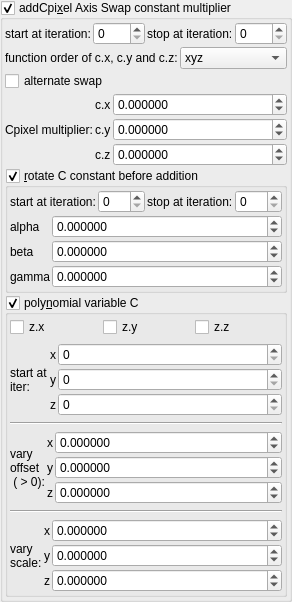
    <widget class="MyGroupBox" name="groupCheck_transf_addCpixel_enabled_false">
     <property name="toolTip">
      <string>&lt;html&gt;&lt;head/&gt;&lt;body&gt;&lt;p&gt;Cpixel is CVector3 c = ( c.x, c.y, c.z). It is each original point (pixel) in 3D space where the iteration starts from, ( c = original z for each point .) It is commonly found in formula structures z = f(z) + c.&lt;/p&gt;&lt;p&gt;The Cpixel multiplier effectively scales this point &amp;quot;c&amp;quot;.&lt;/p&gt;&lt;p&gt;This transform allows the swapping of the order of the &amp;quot;CVector3 c&amp;quot; components before being multiplied by &amp;quot;CVector3 z&amp;quot; components.&lt;/p&gt;&lt;/body&gt;&lt;/html&gt;</string>
     </property>
     <property name="title">
      <string>addCpi&amp;xel Axis Swap constant multiplier</string>
     </property>
     <property name="checkable">
      <bool>true</bool>
     </property>
     <layout class="QVBoxLayout" name="verticalLayout_50">
      <property name="spacing">
       <number>2</number>
      </property>
      <property name="leftMargin">
       <number>2</number>
      </property>
      <property name="topMargin">
       <number>2</number>
      </property>
      <property name="rightMargin">
       <number>2</number>
      </property>
      <property name="bottomMargin">
       <number>2</number>
      </property>
      <item>
       <layout class="QHBoxLayout" name="horizontalLayout_19" stretch="0,1,0,1">
        <item>
         <widget class="QLabel" name="label_103">
          <property name="text">
           <string>start at iteration:</string>
          </property>
         </widget>
        </item>
        <item>
         <widget class="MySpinBox" name="spinboxInt_transf_start_iterations_H">
          <property name="sizePolicy">
           <sizepolicy hsizetype="Minimum" vsizetype="Maximum">
            <horstretch>0</horstretch>
            <verstretch>0</verstretch>
           </sizepolicy>
          </property>
          <property name="minimum">
           <number>0</number>
          </property>
          <property name="maximum">
           <number>999</number>
          </property>
          <property name="value">
           <number>0</number>
          </property>
         </widget>
        </item>
        <item>
         <widget class="QLabel" name="label_85">
          <property name="text">
           <string>stop at iteration:</string>
          </property>
         </widget>
        </item>
        <item>
         <widget class="MySpinBox" name="spinboxInt_transf_stop_iterations_H">
          <property name="sizePolicy">
           <sizepolicy hsizetype="Preferred" vsizetype="Maximum">
            <horstretch>0</horstretch>
            <verstretch>0</verstretch>
           </sizepolicy>
          </property>
          <property name="maximum">
           <number>999</number>
          </property>
         </widget>
        </item>
       </layout>
      </item>
      <item>
       <layout class="QGridLayout" name="gridLayout_28" columnstretch="0,1">
        <property name="spacing">
         <number>2</number>
        </property>
        <item row="1" column="0">
         <widget class="MyCheckBox" name="checkBox_transf_alternate_enabled_false">
          <property name="text">
           <string>alternate swap</string>
          </property>
         </widget>
        </item>
        <item row="0" column="0">
         <widget class="QLabel" name="label_2">
          <property name="text">
           <string>function order of c.x, c.y and c.z:</string>
          </property>
         </widget>
        </item>
        <item row="0" column="1">
         <widget class="MyComboBox" name="comboBox_mandelbulbMulti_order_of_xyz">
          <item>
           <property name="text">
            <string notr="true">xyz</string>
           </property>
          </item>
          <item>
           <property name="text">
            <string notr="true">xzy</string>
           </property>
          </item>
          <item>
           <property name="text">
            <string notr="true">yxz</string>
           </property>
          </item>
          <item>
           <property name="text">
            <string notr="true">yzx</string>
           </property>
          </item>
          <item>
           <property name="text">
            <string notr="true">zxy</string>
           </property>
          </item>
          <item>
           <property name="text">
            <string notr="true">zyx</string>
           </property>
          </item>
         </widget>
        </item>
       </layout>
      </item>
      <item>
       <layout class="QGridLayout" name="gridLayout_29" columnstretch="0,0,1">
        <property name="spacing">
         <number>2</number>
        </property>
        <item row="0" column="2">
         <widget class="MyDoubleSpinBox" name="spinbox3_transf_constant_multiplier_111_x">
          <property name="sizePolicy">
           <sizepolicy hsizetype="Minimum" vsizetype="Maximum">
            <horstretch>0</horstretch>
            <verstretch>0</verstretch>
           </sizepolicy>
          </property>
          <property name="prefix">
           <string/>
          </property>
          <property name="decimals">
           <number>6</number>
          </property>
          <property name="minimum">
           <double>-99.989999999999995</double>
          </property>
          <property name="singleStep">
           <double>0.100000000000000</double>
          </property>
         </widget>
        </item>
        <item row="1" column="2">
         <widget class="MyDoubleSpinBox" name="spinbox3_transf_constant_multiplier_111_y">
          <property name="sizePolicy">
           <sizepolicy hsizetype="Minimum" vsizetype="Maximum">
            <horstretch>0</horstretch>
            <verstretch>0</verstretch>
           </sizepolicy>
          </property>
          <property name="prefix">
           <string/>
          </property>
          <property name="decimals">
           <number>6</number>
          </property>
          <property name="minimum">
           <double>-99.989999999999995</double>
          </property>
          <property name="singleStep">
           <double>0.100000000000000</double>
          </property>
         </widget>
        </item>
        <item row="2" column="2">
         <widget class="MyDoubleSpinBox" name="spinbox3_transf_constant_multiplier_111_z">
          <property name="sizePolicy">
           <sizepolicy hsizetype="Minimum" vsizetype="Maximum">
            <horstretch>0</horstretch>
            <verstretch>0</verstretch>
           </sizepolicy>
          </property>
          <property name="prefix">
           <string/>
          </property>
          <property name="decimals">
           <number>6</number>
          </property>
          <property name="minimum">
           <double>-99.989999999999995</double>
          </property>
          <property name="singleStep">
           <double>0.100000000000000</double>
          </property>
         </widget>
        </item>
        <item row="0" column="1">
         <widget class="QLabel" name="label_118">
          <property name="text">
           <string notr="true">c.x</string>
          </property>
         </widget>
        </item>
        <item row="1" column="1">
         <widget class="QLabel" name="label_114">
          <property name="text">
           <string notr="true">c.y</string>
          </property>
         </widget>
        </item>
        <item row="2" column="1">
         <widget class="QLabel" name="label_122">
          <property name="text">
           <string notr="true">c.z</string>
          </property>
         </widget>
        </item>
        <item row="1" column="0">
         <widget class="QLabel" name="label_123">
          <property name="text">
           <string>Cpixel multiplier:</string>
          </property>
         </widget>
        </item>
       </layout>
      </item>
      <item>
       <widget class="MyGroupBox" name="groupCheck_transf_rotation_enabled">
        <property name="title">
         <string>&amp;rotate C constant before addition</string>
        </property>
        <property name="checkable">
         <bool>true</bool>
        </property>
        <layout class="QVBoxLayout" name="verticalLayout_17" stretch="0,0">
         <property name="spacing">
          <number>2</number>
         </property>
         <property name="leftMargin">
          <number>2</number>
         </property>
         <property name="topMargin">
          <number>2</number>
         </property>
         <property name="rightMargin">
          <number>2</number>
         </property>
         <property name="bottomMargin">
          <number>2</number>
         </property>
         <item>
          <layout class="QHBoxLayout" name="horizontalLayout_17" stretch="0,1,0,1">
           <item>
            <widget class="QLabel" name="label_102">
             <property name="text">
              <string>start at iteration:</string>
             </property>
            </widget>
           </item>
           <item>
            <widget class="MySpinBox" name="spinboxInt_transf_start_iterations_G">
             <property name="sizePolicy">
              <sizepolicy hsizetype="Minimum" vsizetype="Maximum">
               <horstretch>0</horstretch>
               <verstretch>0</verstretch>
              </sizepolicy>
             </property>
             <property name="minimum">
              <number>0</number>
             </property>
             <property name="maximum">
              <number>999</number>
             </property>
             <property name="value">
              <number>0</number>
             </property>
            </widget>
           </item>
           <item>
            <widget class="QLabel" name="label_84">
             <property name="text">
              <string>stop at iteration:</string>
             </property>
            </widget>
           </item>
           <item>
            <widget class="MySpinBox" name="spinboxInt_transf_stop_iterations_G">
             <property name="sizePolicy">
              <sizepolicy hsizetype="Preferred" vsizetype="Maximum">
               <horstretch>0</horstretch>
               <verstretch>0</verstretch>
              </sizepolicy>
             </property>
             <property name="maximum">
              <number>999</number>
             </property>
            </widget>
           </item>
          </layout>
         </item>
         <item>
          <layout class="QGridLayout" name="gridLayout_26" columnstretch="0,1">
           <property name="spacing">
            <number>2</number>
           </property>
           <item row="0" column="0">
            <widget class="QLabel" name="label_60">
             <property name="text">
              <string notr="true">alpha</string>
             </property>
            </widget>
           </item>
           <item row="2" column="0">
            <widget class="QLabel" name="label_52">
             <property name="text">
              <string notr="true">gamma</string>
             </property>
            </widget>
           </item>
           <item row="1" column="0">
            <widget class="QLabel" name="label_53">
             <property name="text">
              <string notr="true">beta</string>
             </property>
            </widget>
           </item>
           <item row="1" column="1">
            <widget class="MyDoubleSpinBox" name="spinboxd3_transf_rotation_y">
             <property name="sizePolicy">
              <sizepolicy hsizetype="Minimum" vsizetype="Maximum">
               <horstretch>0</horstretch>
               <verstretch>0</verstretch>
              </sizepolicy>
             </property>
             <property name="prefix">
              <string/>
             </property>
             <property name="suffix">
              <string/>
             </property>
             <property name="decimals">
              <number>6</number>
             </property>
             <property name="minimum">
              <double>-36000.000000000000000</double>
             </property>
             <property name="maximum">
              <double>36000.000000000000000</double>
             </property>
             <property name="singleStep">
              <double>1.000000000000000</double>
             </property>
            </widget>
           </item>
           <item row="0" column="1">
            <widget class="MyDoubleSpinBox" name="spinboxd3_transf_rotation_x">
             <property name="sizePolicy">
              <sizepolicy hsizetype="Minimum" vsizetype="Maximum">
               <horstretch>0</horstretch>
               <verstretch>0</verstretch>
              </sizepolicy>
             </property>
             <property name="prefix">
              <string/>
             </property>
             <property name="suffix">
              <string/>
             </property>
             <property name="decimals">
              <number>6</number>
             </property>
             <property name="minimum">
              <double>-36000.000000000000000</double>
             </property>
             <property name="maximum">
              <double>36000.000000000000000</double>
             </property>
             <property name="singleStep">
              <double>1.000000000000000</double>
             </property>
            </widget>
           </item>
           <item row="2" column="1">
            <widget class="MyDoubleSpinBox" name="spinboxd3_transf_rotation_z">
             <property name="sizePolicy">
              <sizepolicy hsizetype="Minimum" vsizetype="Maximum">
               <horstretch>0</horstretch>
               <verstretch>0</verstretch>
              </sizepolicy>
             </property>
             <property name="prefix">
              <string/>
             </property>
             <property name="suffix">
              <string/>
             </property>
             <property name="decimals">
              <number>6</number>
             </property>
             <property name="minimum">
              <double>-36000.000000000000000</double>
             </property>
             <property name="maximum">
              <double>36000.000000000000000</double>
             </property>
             <property name="singleStep">
              <double>1.000000000000000</double>
             </property>
            </widget>
           </item>
          </layout>
         </item>
        </layout>
       </widget>
      </item>
      <item>
       <widget class="MyGroupBox" name="groupCheck_transf_function_enabledM_false">
        <property name="toolTip">
         <string>&lt;html&gt;&lt;head/&gt;&lt;body&gt;&lt;p&gt;Works only on the axis enabled.&lt;/p&gt;&lt;p&gt;Vary offset must be &amp;gt; 0.&lt;/p&gt;&lt;p&gt;Vary offset &amp;amp; scale define the linear slope.&lt;/p&gt;&lt;/body&gt;&lt;/html&gt;</string>
        </property>
        <property name="title">
         <string>poly&amp;nomial variable C</string>
        </property>
        <property name="checkable">
         <bool>true</bool>
        </property>
        <layout class="QVBoxLayout" name="verticalLayout_19">
         <property name="leftMargin">
          <number>2</number>
         </property>
         <property name="topMargin">
          <number>2</number>
         </property>
         <property name="rightMargin">
          <number>2</number>
         </property>
         <property name="bottomMargin">
          <number>2</number>
         </property>
         <item>
          <layout class="QHBoxLayout" name="horizontalLayout_18" stretch="0,0,0">
           <item>
            <widget class="MyCheckBox" name="checkBox_transf_function_enabledx">
             <property name="text">
              <string notr="true">z.x</string>
             </property>
            </widget>
           </item>
           <item>
            <widget class="MyCheckBox" name="checkBox_transf_function_enabledy">
             <property name="text">
              <string notr="true">z.y</string>
             </property>
            </widget>
           </item>
           <item>
            <widget class="MyCheckBox" name="checkBox_transf_function_enabledz">
             <property name="text">
              <string notr="true">z.z</string>
             </property>
            </widget>
           </item>
          </layout>
         </item>
         <item>
          <layout class="QGridLayout" name="gridLayout_20" columnstretch="0,0,1">
           <property name="spacing">
            <number>2</number>
           </property>
           <item row="2" column="1">
            <widget class="QLabel" name="label_130">
             <property name="text">
              <string notr="true">z</string>
             </property>
            </widget>
           </item>
           <item row="1" column="1">
            <widget class="QLabel" name="label_132">
             <property name="text">
              <string notr="true">y</string>
             </property>
            </widget>
           </item>
           <item row="0" column="1">
            <widget class="QLabel" name="label_134">
             <property name="text">
              <string notr="true">x</string>
             </property>
            </widget>
           </item>
           <item row="0" column="2">
            <widget class="MySpinBox" name="spinboxInt_transf_start_iterations_M">
             <property name="sizePolicy">
              <sizepolicy hsizetype="Minimum" vsizetype="Maximum">
               <horstretch>0</horstretch>
               <verstretch>0</verstretch>
              </sizepolicy>
             </property>
             <property name="maximum">
              <number>999</number>
             </property>
            </widget>
           </item>
           <item row="2" column="2">
            <widget class="MySpinBox" name="spinboxInt_transf_start_iterations_P">
             <property name="sizePolicy">
              <sizepolicy hsizetype="Minimum" vsizetype="Maximum">
               <horstretch>0</horstretch>
               <verstretch>0</verstretch>
              </sizepolicy>
             </property>
             <property name="maximum">
              <number>999</number>
             </property>
            </widget>
           </item>
           <item row="1" column="2">
            <widget class="MySpinBox" name="spinboxInt_transf_start_iterations_O">
             <property name="sizePolicy">
              <sizepolicy hsizetype="Minimum" vsizetype="Maximum">
               <horstretch>0</horstretch>
               <verstretch>0</verstretch>
              </sizepolicy>
             </property>
             <property name="maximum">
              <number>999</number>
             </property>
            </widget>
           </item>
           <item row="0" column="0" rowspan="3">
            <widget class="QLabel" name="label_39">
             <property name="text">
              <string>start at
iter:</string>
             </property>
            </widget>
           </item>
          </layout>
         </item>
         <item>
          <widget class="Line" name="line_42">
           <property name="orientation">
            <enum>Qt::Horizontal</enum>
           </property>
          </widget>
         </item>
         <item>
          <layout class="QGridLayout" name="gridLayout_24" columnstretch="0,0,1">
           <property name="spacing">
            <number>2</number>
           </property>
           <item row="1" column="1">
            <widget class="QLabel" name="label_140">
             <property name="text">
              <string notr="true">y</string>
             </property>
            </widget>
           </item>
           <item row="0" column="1">
            <widget class="QLabel" name="label_141">
             <property name="text">
              <string notr="true">x</string>
             </property>
            </widget>
           </item>
           <item row="2" column="1">
            <widget class="QLabel" name="label_142">
             <property name="text">
              <string notr="true">z</string>
             </property>
            </widget>
           </item>
           <item row="0" column="0" rowspan="3">
            <widget class="QLabel" name="label_51">
             <property name="text">
              <string>vary
offset
 ( &gt; 0):</string>
             </property>
            </widget>
           </item>
           <item row="0" column="2">
            <widget class="MyDoubleSpinBox" name="spinbox3_transf_offsetF_000_x">
             <property name="sizePolicy">
              <sizepolicy hsizetype="Minimum" vsizetype="Maximum">
               <horstretch>0</horstretch>
               <verstretch>0</verstretch>
              </sizepolicy>
             </property>
             <property name="prefix">
              <string/>
             </property>
             <property name="suffix">
              <string/>
             </property>
             <property name="decimals">
              <number>6</number>
             </property>
             <property name="minimum">
              <double>-100.000000000000000</double>
             </property>
             <property name="maximum">
              <double>100.000000000000000</double>
             </property>
             <property name="singleStep">
              <double>0.100000000000000</double>
             </property>
            </widget>
           </item>
           <item row="1" column="2">
            <widget class="MyDoubleSpinBox" name="spinbox3_transf_offsetF_000_y">
             <property name="sizePolicy">
              <sizepolicy hsizetype="Minimum" vsizetype="Maximum">
               <horstretch>0</horstretch>
               <verstretch>0</verstretch>
              </sizepolicy>
             </property>
             <property name="prefix">
              <string/>
             </property>
             <property name="suffix">
              <string/>
             </property>
             <property name="decimals">
              <number>6</number>
             </property>
             <property name="minimum">
              <double>-100.000000000000000</double>
             </property>
             <property name="maximum">
              <double>100.000000000000000</double>
             </property>
             <property name="singleStep">
              <double>0.100000000000000</double>
             </property>
            </widget>
           </item>
           <item row="2" column="2">
            <widget class="MyDoubleSpinBox" name="spinbox3_transf_offsetF_000_z">
             <property name="sizePolicy">
              <sizepolicy hsizetype="Minimum" vsizetype="Maximum">
               <horstretch>0</horstretch>
               <verstretch>0</verstretch>
              </sizepolicy>
             </property>
             <property name="prefix">
              <string/>
             </property>
             <property name="suffix">
              <string/>
             </property>
             <property name="decimals">
              <number>6</number>
             </property>
             <property name="minimum">
              <double>-100.000000000000000</double>
             </property>
             <property name="maximum">
              <double>100.000000000000000</double>
             </property>
             <property name="singleStep">
              <double>0.100000000000000</double>
             </property>
             <property name="value">
              <double>0.000000000000000</double>
             </property>
            </widget>
           </item>
          </layout>
         </item>
         <item>
          <widget class="Line" name="line_43">
           <property name="orientation">
            <enum>Qt::Horizontal</enum>
           </property>
          </widget>
         </item>
         <item>
          <layout class="QGridLayout" name="gridLayout_22" columnstretch="0,0,1">
           <property name="spacing">
            <number>2</number>
           </property>
           <item row="1" column="1">
            <widget class="QLabel" name="label_137">
             <property name="text">
              <string notr="true">y</string>
             </property>
            </widget>
           </item>
           <item row="0" column="1">
            <widget class="QLabel" name="label_138">
             <property name="text">
              <string notr="true">x</string>
             </property>
            </widget>
           </item>
           <item row="2" column="1">
            <widget class="QLabel" name="label_139">
             <property name="text">
              <string notr="true">z</string>
             </property>
            </widget>
           </item>
           <item row="1" column="2">
            <widget class="MyDoubleSpinBox" name="spinbox3_transf_constant_multiplierB_111_y">
             <property name="sizePolicy">
              <sizepolicy hsizetype="Minimum" vsizetype="Maximum">
               <horstretch>0</horstretch>
               <verstretch>0</verstretch>
              </sizepolicy>
             </property>
             <property name="prefix">
              <string/>
             </property>
             <property name="suffix">
              <string/>
             </property>
             <property name="decimals">
              <number>6</number>
             </property>
             <property name="minimum">
              <double>-100.000000000000000</double>
             </property>
             <property name="maximum">
              <double>100.000000000000000</double>
             </property>
             <property name="singleStep">
              <double>0.100000000000000</double>
             </property>
            </widget>
           </item>
           <item row="2" column="2">
            <widget class="MyDoubleSpinBox" name="spinbox3_transf_constant_multiplierB_111_z">
             <property name="sizePolicy">
              <sizepolicy hsizetype="Minimum" vsizetype="Maximum">
               <horstretch>0</horstretch>
               <verstretch>0</verstretch>
              </sizepolicy>
             </property>
             <property name="prefix">
              <string/>
             </property>
             <property name="suffix">
              <string/>
             </property>
             <property name="decimals">
              <number>6</number>
             </property>
             <property name="minimum">
              <double>-100.000000000000000</double>
             </property>
             <property name="maximum">
              <double>100.000000000000000</double>
             </property>
             <property name="singleStep">
              <double>0.100000000000000</double>
             </property>
            </widget>
           </item>
           <item row="0" column="2">
            <widget class="MyDoubleSpinBox" name="spinbox3_transf_constant_multiplierB_111_x">
             <property name="sizePolicy">
              <sizepolicy hsizetype="Minimum" vsizetype="Maximum">
               <horstretch>0</horstretch>
               <verstretch>0</verstretch>
              </sizepolicy>
             </property>
             <property name="prefix">
              <string/>
             </property>
             <property name="suffix">
              <string/>
             </property>
             <property name="decimals">
              <number>6</number>
             </property>
             <property name="minimum">
              <double>-100.000000000000000</double>
             </property>
             <property name="maximum">
              <double>100.000000000000000</double>
             </property>
             <property name="singleStep">
              <double>0.100000000000000</double>
             </property>
            </widget>
           </item>
           <item row="0" column="0" rowspan="3">
            <widget class="QLabel" name="label_41">
             <property name="text">
              <string>vary
scale:</string>
             </property>
            </widget>
           </item>
          </layout>
         </item>
        </layout>
       </widget>
      </item>
     </layout>
    </widget>
